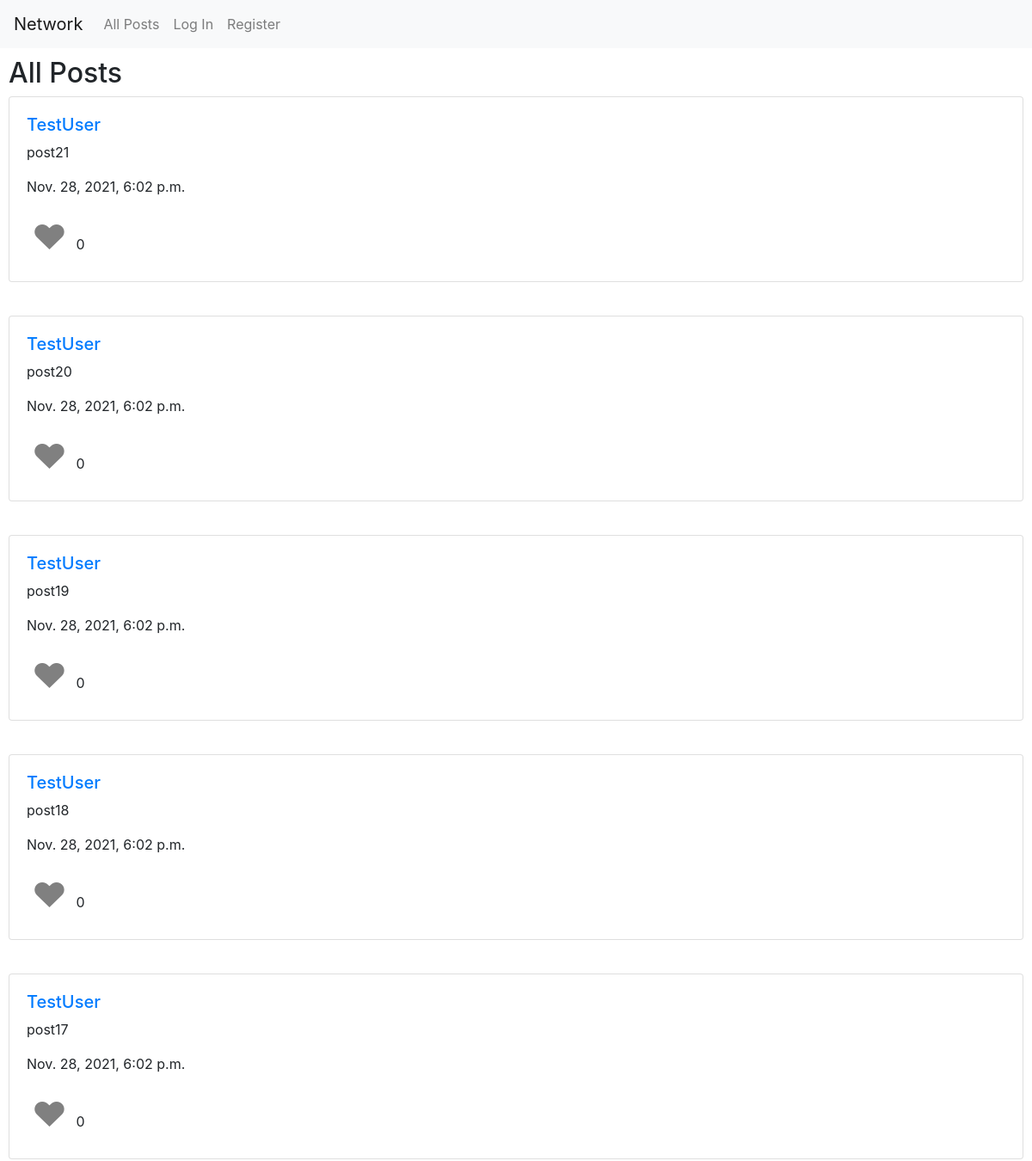
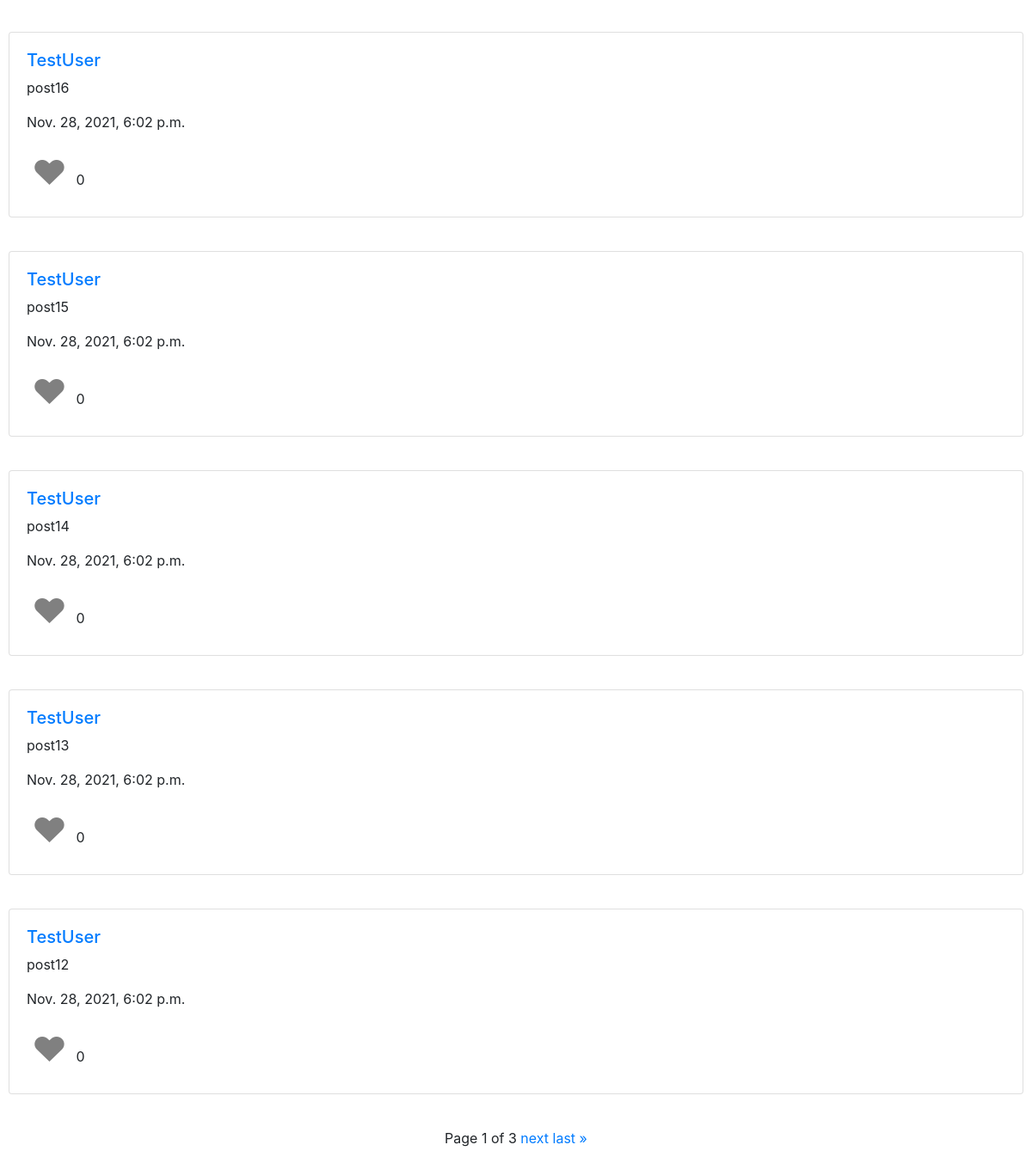
The page / on the database its author committed (2 pictures, top to bottom).
### network/models.py (models this page shows, shortened)
class Post(models.Model):
    user = models.ForeignKey(User, on_delete=models.CASCADE, related_name="posts")
    created = models.DateTimeField(auto_now_add=True)
    post = models.CharField(max_length=280)
    likes = models.PositiveIntegerField(default=0)

class User(AbstractUser):
    pass

### network/views.py (the view)
# urls.py: path("", views.index, name="index"),
def index(request):
    if request.method == "POST":
        post_body = request.POST["post"]
        post = Post(user = request.user, post = post_body)
        post.save()
        return HttpResponseRedirect(reverse("index"))
    else:
        posts = Post.objects.all().order_by("-created").all()
        paginator = Paginator(posts, 10)
        page_number = request.GET.get('page')
        page_obj = paginator.get_page(page_number)
        return render(request, "network/index.html", {
            "posts": page_obj
        })

### network/templates/network/index.html (shortened to what this page needs)
{% extends "network/layout.html" %}
{% load static %}
{% block body %}
    <h2>All Posts</h2>
    {% for post in posts %}
        <div class="card post">
            <div class="card-body">
                <div class="row">
                    <div class="col-12">
                        <h5><a href="/profile/{{post.user}}">{{post.user}}</a></h5>
                        <p id="post{{post.id}}">{{post.post}}</p>
                        <p>{{post.created}}</p>
                        <button class="heart" onclick="clicked(this)" id="{{post.user}}{{post.id}}">&hearts;</button>
                        <span>{{post.likes}}</span>
                    </div>
                </div>
            </div>
        </div>
        <br>
    {% endfor %}
    <div class="pagination">
        <span class="step-links">
            <span class="current">
                Page {{ posts.number }} of {{ posts.paginator.num_pages }}
            </span>
            {% if posts.has_next %}
                <a href="?page={{ posts.next_page_number }}">next</a>
                <a href="?page={{ posts.paginator.num_pages }}">last &raquo;</a>
            {% endif %}
        </span>
    </div>
{% endblock %}

### network/static/network/styles.css (style rules this page uses)
.post { margin-bottom: 15px; }
.heart { background-color: transparent; border: none !important; outline: none !important; font-size: 250%; color: grey; }
.pagination { text-align: center; display: block; }

### rows shown on the page
Post: user "TestUser", post "post21", created "Nov. 28, 2021, 6:02 p.m.", likes "0"
Post: user "TestUser", post "post20", created "Nov. 28, 2021, 6:02 p.m.", likes "0"
Post: user "TestUser", post "post19", created "Nov. 28, 2021, 6:02 p.m.", likes "0"
Post: user "TestUser", post "post18", created "Nov. 28, 2021, 6:02 p.m.", likes "0"
Post: user "TestUser", post "post17", created "Nov. 28, 2021, 6:02 p.m.", likes "0"
Post: user "TestUser", post "post16", created "Nov. 28, 2021, 6:02 p.m.", likes "0"
Post: user "TestUser", post "post15", created "Nov. 28, 2021, 6:02 p.m.", likes "0"
Post: user "TestUser", post "post14", created "Nov. 28, 2021, 6:02 p.m.", likes "0"
Post: user "TestUser", post "post13", created "Nov. 28, 2021, 6:02 p.m.", likes "0"
Post: user "TestUser", post "post12", created "Nov. 28, 2021, 6:02 p.m.", likes "0"

### other values the page prints
{{ posts.number }} "1"
{{ posts.paginator.num_pages }} "3"
